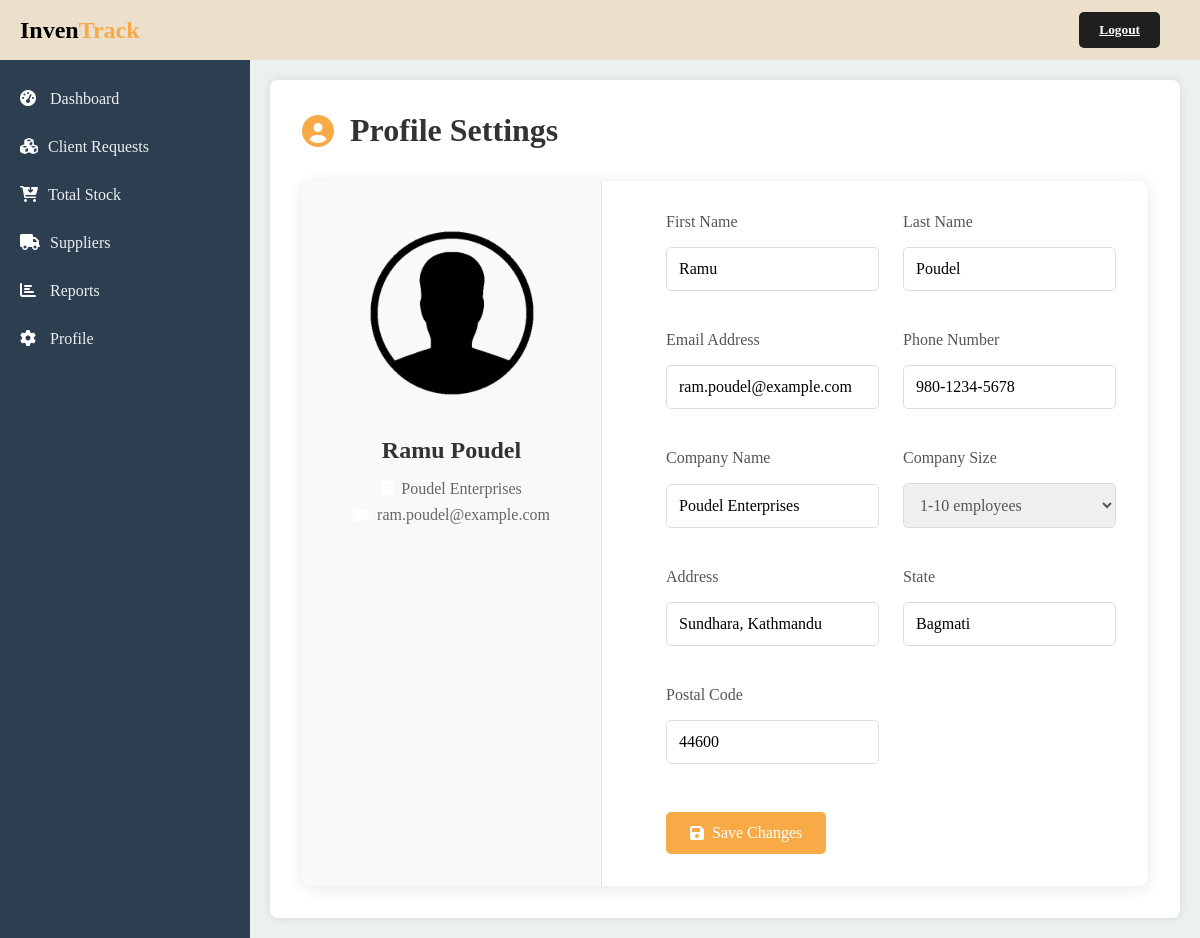
Page /pages/client/profile.php (signed in) on the committed database.
### tables this page shows
CREATE TABLE `users` (
  `username` varchar(50) NOT NULL,
  `first_name` varchar(50) NOT NULL,
  `last_name` varchar(50) NOT NULL,
  `address` varchar(255) DEFAULT NULL,
  `state` varchar(50) DEFAULT NULL,
  `postal_code` varchar(20) DEFAULT NULL,
  `phone_number` varchar(20) DEFAULT NULL,
  `company_size` varchar(10) DEFAULT NULL,
  `company_name` varchar(100) DEFAULT NULL,
  `email` varchar(100) NOT NULL,
  `password_hash` varchar(255) NOT NULL
);

### pages/client/profile.php (the view, shortened to what this page needs)
<?php
require_once '../../config.php';
$user_id = $_SESSION['username'];
$sql = "SELECT * FROM users WHERE username = ?";
$stmt = $conn->prepare($sql);
$stmt->bind_param("i", $user_id);
$stmt->execute();
$result = $stmt->get_result();
$user = $result->fetch_assoc();
?>
<!DOCTYPE html>
<html lang="en">
<head>
    <link rel="stylesheet" href="../../assets/css/profile.css">
    <link rel="stylesheet" href="../../assets/css/client-dashboard.css" />
    <link
        rel="stylesheet"
        href="https://cdnjs.cloudflare.com/ajax/libs/font-awesome/6.6.0/css/all.min.css"
 />
</head>
<body>
    <?php
    include "../../includes/sidebar.php";
    ?>
    <div class="main-content">
        <div class="profile-container">
            <div class="profile-header">
                <h1><i class="fas fa-user-circle"></i> Profile Settings</h1>
            </div>
            <div class="profile-content">
                <div class="profile-sidebar">
                    <div class="profile-image">
                        <img src="<?php echo !empty($user['profile_photo']) ? '../../uploads/profile_photos/' . $user['profile_photo'] : '../../assets/img/profile.png'; ?>" alt="Profile Picture" id="preview-image">
                    </div>
                    <div class="profile-info">
                        <h2><?php echo htmlspecialchars($user['first_name'] . ' ' . $user['last_name']); ?></h2>
                        <p><i class="fas fa-building"></i> <?php echo htmlspecialchars($user['company_name']); ?></p>
                        <p><i class="fas fa-envelope"></i> <?php echo htmlspecialchars($user['email']); ?></p>
                    </div>
                </div>
                <div class="profile-details">
                    <form method="POST" action="" class="profile-form" enctype="multipart/form-data" id="profile-form">
                        <div class="form-grid">
                            <div class="form-group">
                                <label for="first_name">First Name</label>
                                <input type="text" id="first_name" name="first_name" value="<?php echo htmlspecialchars($user['first_name']); ?>" required>
                            </div>
                            <div class="form-group">
                                <label for="last_name">Last Name</label>
                                <input type="text" id="last_name" name="last_name" value="<?php echo htmlspecialchars($user['last_name']); ?>" required>
                            </div>
                            <div class="form-group">
                                <label for="email">Email Address</label>
                                <input type="email" id="email" name="email" value="<?php echo htmlspecialchars($user['email']); ?>" required>
                            </div>
                            <div class="form-group">
                                <label for="phone_number">Phone Number</label>
                                <input type="tel" id="phone_number" name="phone_number" value="<?php echo htmlspecialchars($user['phone_number']); ?>" required>
                            </div>
                            <div class="form-group">
                                <label for="company_name">Company Name</label>
                                <input type="text" id="company_name" name="company_name" value="<?php echo htmlspecialchars($user['company_name']); ?>" required>
                            </div>
                            <div class="form-group">
                                <label for="company_size">Company Size</label>
                                <select  id="company_size" name="company_size" required>
                                    <option value="1-10" <?php echo $user['company_size'] == '1-10' ? 'selected' : ''; ?>>1-10 employees</option>
                                </select>
                            </div>
                            <div class="form-group">
                                <label for="address">Address</label>
                                <input type="text" id="address" name="address" value="<?php echo htmlspecialchars($user['address']); ?>" required>
                            </div>
                            <div class="form-group">
                                <label for="state">State</label>
                                <input type="text" id="state" name="state" value="<?php echo htmlspecialchars($user['state']); ?>" required>
                            </div>
                            <div class="form-group">
                                <label for="postal_code">Postal Code</label>
                                <input type="text" id="postal_code" name="postal_code" value="<?php echo htmlspecialchars($user['postal_code']); ?>" required>
                            </div>
                        </div>
                        <div class="form-actions">
                            <button type="submit" class="btn-save">
                                <i class="fas fa-save"></i> Save Changes
                            </button>
                        </div>
                    </form>
                </div>
            </div>
        </div>
    </div>
</body>
</html>

### assets/css/profile.css (style rules this page uses)
* { font-family: Poppins; }
body { background-color: #ECF0F1; }
.profile-container { width: 800px; margin: 20px auto; padding: 20px; background-color: #fff; border-radius: 8px; box-shadow: 0 0 10px rgba(0,0,0,0.1); }
.form-group { margin-bottom: 15px; width: inherit; display: flex; justify-content: space-between; }
.form-group label { display: block; margin-bottom: 5px; font-weight: 500; }
.form-group input { width: 80%; padding: 8px; border: 1px solid #ddd; border-radius: 4px; box-sizing: border-box; }
form { display: flex; flex-direction: column; }
input,label { color: black; }

### assets/css/client-dashboard.css (style rules this page uses)
* { font-family: Poppins; margin: 0; padding: 0; box-sizing: border-box; color: #fff; }
.main-content { margin-left: 250px; margin-top: 60px; flex-grow: 1; padding: 20px; background-color: #ecf0f1; overflow-y: auto; height: 100%; }
.main-content h1 { color: #2c3e50; margin-bottom: 20px; }

### pages/client/profile.php (style rules this page uses)
.profile-container { padding: 2rem; width: 100%; margin: 0 auto; }
.profile-header { margin-bottom: 2rem; }
.profile-header h1 { color: #333; display: flex; align-items: center; gap: 1rem; }
.profile-header h1 i { color: #f7aa46; }
.profile-content { display: grid; grid-template-columns: 300px 1fr; gap: 2rem; background: white; border-radius: 10px; box-shadow: 0 2px 15px rgba(0, 0, 0, 0.1); overflow: hidden; }
.profile-sidebar { padding: 2rem; background: #f8f9fa; border-right: 1px solid #dee2e6; }
.profile-image { position: relative; width: 200px; height: 200px; margin: 0 auto 1.5rem; }
.profile-image img { width: 100%; height: 100%; border-radius: 50%; object-fit: cover; }
.profile-info { text-align: center; }
.profile-info h2 { color: #333; margin-bottom: 1rem; }
.profile-info p { color: #666; margin: 0.5rem 0; display: flex; align-items: center; justify-content: center; gap: 0.5rem; }
.profile-details { padding: 2rem; }
.form-grid { display: grid; grid-template-columns: repeat(2, 1fr); gap: 1.5rem; }
.form-group { margin-bottom: 1rem; width: 100%; display: flex; flex-direction: column; gap: 0.5rem; }
.form-group label { display: block; margin-bottom: 0.5rem; color: #555; font-weight: 500; }
.form-group input, .form-group select { width: 100%; padding: 0.75rem; border: 1px solid #ddd; border-radius: 5px; font-size: 1rem; }
.form-actions { margin-top: 2rem; display: flex; gap: 1rem; }
select, option { width: 100%; padding: 0.75rem; border: 1px solid #ddd; border-radius: 5px; font-size: 1rem; color: #555; }
.btn-save, .btn-change-password { padding: 0.75rem 1.5rem; border: none; border-radius: 5px; cursor: pointer; font-size: 1rem; display: flex; align-items: center; gap: 0.5rem; transition: background-color 0.3s; }
.btn-save { background-color: #f7aa46; color: white; }

### rows in the picture
users: first_name+last_name "Ramu Poudel", company_name "Poudel Enterprises", email "ram.poudel@example.com", first_name "Ramu", last_name "Poudel", phone_number "980-1234-5678", address "Sundhara, Kathmandu", state "Bagmati", postal_code "44600"
